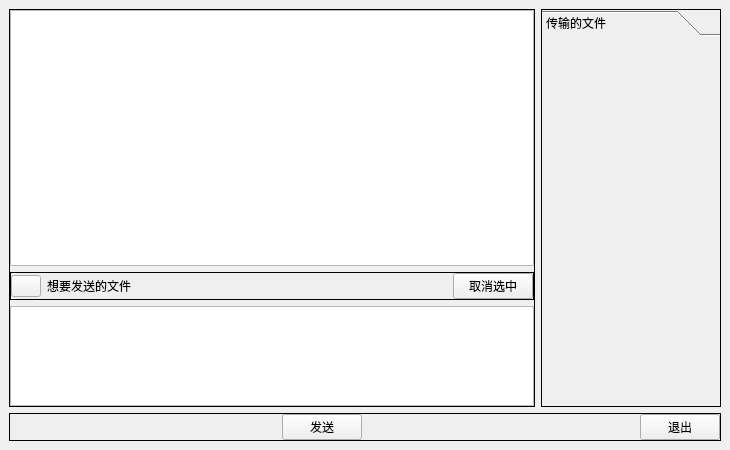
<?xml version="1.0" encoding="UTF-8"?>
<ui version="4.0">
 <class>Widget</class>
 <widget class="QWidget" name="Widget">
  <property name="geometry">
   <rect>
    <x>0</x>
    <y>0</y>
    <width>730</width>
    <height>450</height>
   </rect>
  </property>
  <property name="windowTitle">
   <string>Widget</string>
  </property>
  <layout class="QHBoxLayout" name="horizontalLayout_2">
   <property name="leftMargin">
    <number>9</number>
   </property>
   <property name="topMargin">
    <number>9</number>
   </property>
   <property name="rightMargin">
    <number>9</number>
   </property>
   <property name="bottomMargin">
    <number>9</number>
   </property>
   <item>
    <widget class="QWidget" name="widget_6" native="true">
     <layout class="QVBoxLayout" name="verticalLayout_5">
      <property name="leftMargin">
       <number>0</number>
      </property>
      <property name="topMargin">
       <number>0</number>
      </property>
      <property name="rightMargin">
       <number>0</number>
      </property>
      <property name="bottomMargin">
       <number>0</number>
      </property>
      <item>
       <widget class="QWidget" name="widget_4" native="true">
        <layout class="QHBoxLayout" name="horizontalLayout_3">
         <property name="leftMargin">
          <number>0</number>
         </property>
         <property name="topMargin">
          <number>0</number>
         </property>
         <property name="rightMargin">
          <number>0</number>
         </property>
         <property name="bottomMargin">
          <number>0</number>
         </property>
         <item>
          <widget class="QFrame" name="frame_3">
           <property name="frameShape">
            <enum>QFrame::Box</enum>
           </property>
           <layout class="QVBoxLayout" name="verticalLayout_3">
            <property name="leftMargin">
             <number>0</number>
            </property>
            <property name="topMargin">
             <number>0</number>
            </property>
            <property name="rightMargin">
             <number>0</number>
            </property>
            <property name="bottomMargin">
             <number>0</number>
            </property>
            <item>
             <widget class="QWidget" name="widget" native="true">
              <layout class="QVBoxLayout" name="verticalLayout">
               <property name="leftMargin">
                <number>0</number>
               </property>
               <property name="topMargin">
                <number>0</number>
               </property>
               <property name="rightMargin">
                <number>0</number>
               </property>
               <property name="bottomMargin">
                <number>0</number>
               </property>
               <item>
                <widget class="QTextBrowser" name="msgBrowser"/>
               </item>
               <item>
                <widget class="QFrame" name="frame_3">
                 <property name="frameShape">
                  <enum>QFrame::Box</enum>
                 </property>
                 <layout class="QHBoxLayout" name="horizontalLayout">
                  <property name="leftMargin">
                   <number>0</number>
                  </property>
                  <property name="topMargin">
                   <number>0</number>
                  </property>
                  <property name="rightMargin">
                   <number>0</number>
                  </property>
                  <property name="bottomMargin">
                   <number>0</number>
                  </property>
                  <item>
                   <widget class="QPushButton" name="openBtn">
                    <property name="maximumSize">
                     <size>
                      <width>30</width>
                      <height>16777215</height>
                     </size>
                    </property>
                    <property name="text">
                     <string/>
                    </property>
                   </widget>
                  </item>
                  <item>
                   <widget class="QLabel" name="fileNameLabel">
                    <property name="maximumSize">
                     <size>
                      <width>400</width>
                      <height>16777215</height>
                     </size>
                    </property>
                    <property name="text">
                     <string>想要发送的文件</string>
                    </property>
                   </widget>
                  </item>
                  <item>
                   <widget class="QPushButton" name="cacelFileBtn">
                    <property name="maximumSize">
                     <size>
                      <width>80</width>
                      <height>16777215</height>
                     </size>
                    </property>
                    <property name="text">
                     <string>取消选中</string>
                    </property>
                   </widget>
                  </item>
                 </layout>
                </widget>
               </item>
              </layout>
             </widget>
            </item>
            <item>
             <widget class="QWidget" name="widget_2" native="true">
              <property name="maximumSize">
               <size>
                <width>16777215</width>
                <height>100</height>
               </size>
              </property>
              <layout class="QVBoxLayout" name="verticalLayout_2">
               <property name="leftMargin">
                <number>0</number>
               </property>
               <property name="topMargin">
                <number>0</number>
               </property>
               <property name="rightMargin">
                <number>0</number>
               </property>
               <property name="bottomMargin">
                <number>0</number>
               </property>
               <item>
                <widget class="QTextEdit" name="msgTextEdit"/>
               </item>
              </layout>
             </widget>
            </item>
           </layout>
          </widget>
         </item>
         <item>
          <widget class="QFrame" name="frame_31">
           <property name="maximumSize">
            <size>
             <width>180</width>
             <height>16777215</height>
            </size>
           </property>
           <property name="frameShape">
            <enum>QFrame::Box</enum>
           </property>
           <layout class="QVBoxLayout" name="verticalLayout_4">
            <property name="leftMargin">
             <number>0</number>
            </property>
            <property name="topMargin">
             <number>0</number>
            </property>
            <property name="rightMargin">
             <number>0</number>
            </property>
            <property name="bottomMargin">
             <number>0</number>
            </property>
            <item>
             <widget class="QToolBox" name="fileList">
              <property name="currentIndex">
               <number>0</number>
              </property>
              <widget class="QWidget" name="page">
               <property name="geometry">
                <rect>
                 <x>0</x>
                 <y>0</y>
                 <width>178</width>
                 <height>365</height>
                </rect>
               </property>
               <property name="layoutDirection">
                <enum>Qt::LeftToRight</enum>
               </property>
               <attribute name="label">
                <string>传输的文件</string>
               </attribute>
               <layout class="QVBoxLayout" name="fileListLayout"/>
              </widget>
             </widget>
            </item>
           </layout>
          </widget>
         </item>
        </layout>
       </widget>
      </item>
      <item>
       <widget class="QFrame" name="frame_5">
        <property name="frameShape">
         <enum>QFrame::Box</enum>
        </property>
        <layout class="QHBoxLayout" name="horizontalLayout_4">
         <property name="leftMargin">
          <number>0</number>
         </property>
         <property name="topMargin">
          <number>0</number>
         </property>
         <property name="rightMargin">
          <number>0</number>
         </property>
         <property name="bottomMargin">
          <number>0</number>
         </property>
         <item>
          <spacer name="horizontalSpacer">
           <property name="orientation">
            <enum>Qt::Horizontal</enum>
           </property>
           <property name="sizeHint" stdset="0">
            <size>
             <width>40</width>
             <height>20</height>
            </size>
           </property>
          </spacer>
         </item>
         <item>
          <widget class="QPushButton" name="sendBtn">
           <property name="text">
            <string>发送</string>
           </property>
          </widget>
         </item>
         <item>
          <spacer name="horizontalSpacer_2">
           <property name="orientation">
            <enum>Qt::Horizontal</enum>
           </property>
           <property name="sizeHint" stdset="0">
            <size>
             <width>40</width>
             <height>20</height>
            </size>
           </property>
          </spacer>
         </item>
         <item>
          <widget class="QPushButton" name="exitBtn">
           <property name="text">
            <string>退出</string>
           </property>
          </widget>
         </item>
        </layout>
       </widget>
      </item>
     </layout>
    </widget>
   </item>
  </layout>
 </widget>
 <resources/>
 <connections/>
</ui>
